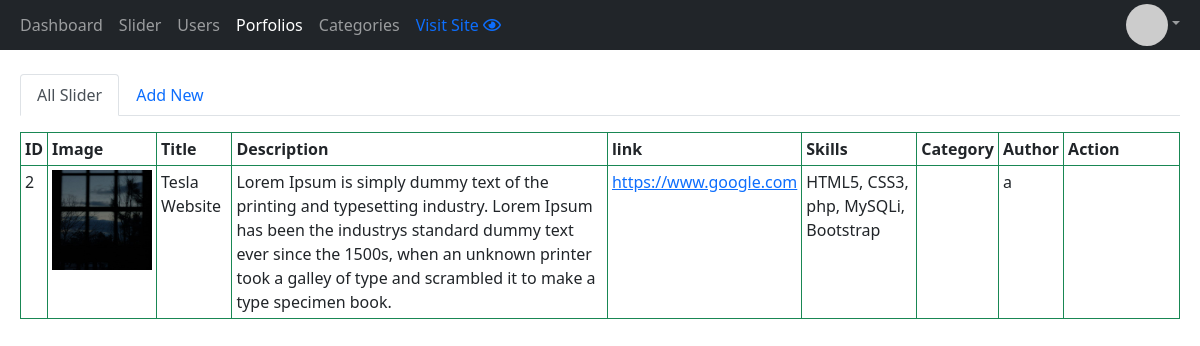
The page /admin/portfolios.php (signed in) on the database its author committed.
### tables this page shows
CREATE TABLE `protfolios` (
  `port_id` int(11) NOT NULL,
  `port_title` varchar(100) NOT NULL,
  `port_des` longtext NOT NULL,
  `port_img` varchar(100) NOT NULL,
  `port_link` varchar(100) NOT NULL,
  `port_skills` varchar(200) NOT NULL,
  `port_category` int(11) NOT NULL,
  `created_by` varchar(20) NOT NULL,
  `created_at` datetime NOT NULL
);

### admin/portfolios.php (the view, shortened to what this page needs)
<?php include('templates/header.php'); ?>
    <section class="portfolios-content-area py-4 px-2">
        <div class="container-fluid">
            <div class="row">
                <div class="col-12">
                    <ul class="nav nav-tabs" id="portfolioTab" role="tablist">
                        <li class="nav-item" role="presentation">
                            <a class="nav-link active" id="all-portfolio" data-bs-toggle="tab" href="#portfolio-home" role="tab" aria-controls="portfolio-home" aria-selected="true">All Slider</a>
                        </li>
                        <li class="nav-item" role="presentation">
                            <a class="nav-link" id="addnew-portfolio" data-bs-toggle="tab" href="#addnewportfolio" role="tab" aria-controls="addnewportfolio" aria-selected="false">Add New</a>
                        </li>
                    </ul>
                    <div class="tab-content" id="portfolioTabContent">
                        <div class="tab-pane fade show active" id="portfolio-home" role="tabpanel" aria-labelledby="all-portfolio">
                            <table class="table table-bordered border-success table-sm mt-3">
                                <thead>
                                    <tr>
                                        <th>ID</th>
                                        <th>Image</th>
                                        <th>Title</th>
                                        <th>Description</th>
                                        <th>link</th>
                                        <th>Skills</th>
                                        <th>Category</th>
                                        <th>Author</th>
                                        <th>Action</th>
                                    </tr>
                                </thead>
                                <tbody>
                                    <?php
                                        $show_query = "SELECT*FROM protfolios";
                                        $show_result = mysqli_query($con, $show_query);
                                        if(mysqli_num_rows($show_result) > 0){
                                            while($show = mysqli_fetch_assoc($show_result)){
                                                echo '
                                                    <tr>
                                                        <td>'.$show['port_id'].'</td>
                                                        <td><img src="assets/images/portfolios/'.$show['port_img'].'" width="100" height="100"></td>
                                                        <td>'.$show['port_title'].'</td>
                                                        <td>'.$show['port_des'].'</td>
                                                        <td><a href="'.$show['port_link'].'" target="_blank">'.$show['port_link'].'</a></td>
                                                        <td>'.$show['port_skills'].'</td>
                                                        <td>'.$show['category_name'].'</td>
                                                        <td>'.$show['created_by'].'</td>
                                                        <td class="text-center" width="10%"></td>
                                                ';
                                            }
                                        }
                                    ?>
                                </tbody>
                            </table>
                        </div>
                    </div>
                </div>
            </div>
        </div>
    </section>
<?php include('templates/footer.php'); ?>

### rows shown on the page
protfolios: port_id "2", port_img (picture), port_title "Tesla Website", port_des "Lorem Ipsum is simply dummy text of the printing and typesetting industry. Lorem Ipsum has been the industrys standard dummy text ever since the 1500s, when an unknown printer took a galley of type and scrambled it to make a type specimen book.", port_link "https://www.google.com", port_skills "HTML5, CSS3, php, MySQLi, Bootstrap", created_by "a"
